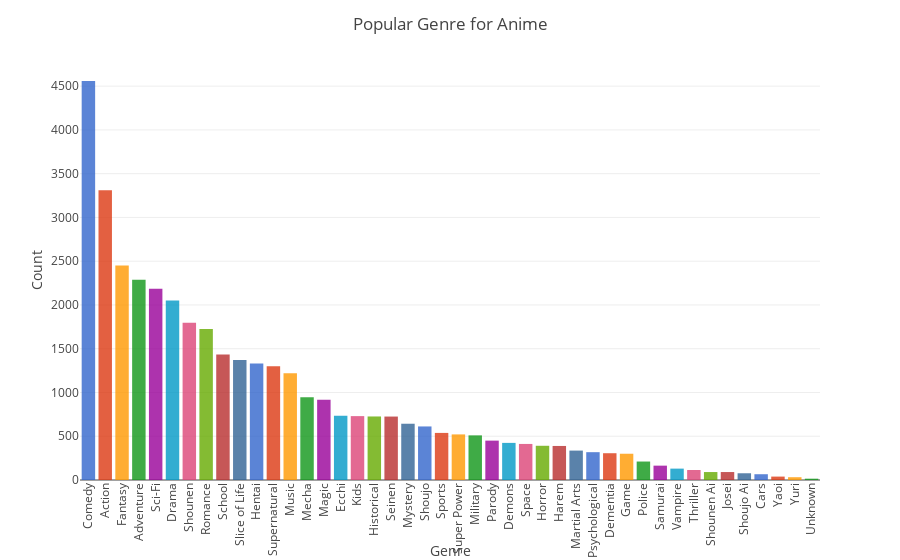

The cell this chart's notebook holds for it:
### Code cell
fig = px.bar(genre_counts, x="Genre", y="Count", color="Genre", color_discrete_sequence=px.colors.qualitative.G10, opacity=0.8, hover_data=['Percentage'])
fig.update_xaxes(tickangle=270)
fig.update_layout(showlegend=False, title_text='Popular Genre for Anime', xaxis_title_text='Genre', yaxis_title_text='Count')


fig.show()

### Figure 1 — Plotly figure (JSON) as saved in the notebook; plotly's stock layout.template omitted (floating-point values rounded to 4 significant figures)
{"data": [{"alignmentgroup": "True", "customdata": [[11.7]], "hovertemplate": "Genre=%{x}<br>Count=%{y}<br>Percentage=%{customdata[0]}<extra></extra>", "legendgroup": "Comedy", "marker": {"color": "#3366CC", "opacity": 0.8, "pattern": {"shape": ""}}, "name": "Comedy", "offsetgroup": "Comedy", "orientation": "v", "showlegend": true, "textposition": "auto", "type": "bar", "x": ["Comedy"], "xaxis": "x", "y": [4559], "yaxis": "y"}, {"alignmentgroup": "True", "customdata": [[8.5]], "hovertemplate": "Genre=%{x}<br>Count=%{y}<br>Percentage=%{customdata[0]}<extra></extra>", "legendgroup": "Action", "marker": {"color": "#DC3912", "opacity": 0.8, "pattern": {"shape": ""}}, "name": "Action", "offsetgroup": "Action", "orientation": "v", "showlegend": true, "textposition": "auto", "type": "bar", "x": ["Action"], "xaxis": "x", "y": [3312], "yaxis": "y"}, {"alignmentgroup": "True", "customdata": [[6.29]], "hovertemplate": "Genre=%{x}<br>Count=%{y}<br>Percentage=%{customdata[0]}<extra></extra>", "legendgroup": "Fantasy", "marker": {"color": "#FF9900", "opacity": 0.8, "pattern": {"shape": ""}}, "name": "Fantasy", "offsetgroup": "Fantasy", "orientation": "v", "showlegend": true, "textposition": "auto", "type": "bar", "x": ["Fantasy"], "xaxis": "x", "y": [2452], "yaxis": "y"}, {"alignmentgroup": "True", "customdata": [[5.87]], "hovertemplate": "Genre=%{x}<br>Count=%{y}<br>Percentage=%{customdata[0]}<extra></extra>", "legendgroup": "Adventure", "marker": {"color": "#109618", "opacity": 0.8, "pattern": {"shape": ""}}, "name": "Adventure", "offsetgroup": "Adventure", "orientation": "v", "showlegend": true, "textposition": "auto", "type": "bar", "x": ["Adventure"], "xaxis": "x", "y": [2288], "yaxis": "y"}, {"alignmentgroup": "True", "customdata": [[5.61]], "hovertemplate": "Genre=%{x}<br>Count=%{y}<br>Percentage=%{customdata[0]}<extra></extra>", "legendgroup": "Sci-Fi", "marker": {"color": "#990099", "opacity": 0.8, "pattern": {"shape": ""}}, "name": "Sci-Fi", "offsetgroup": "Sci-Fi", "orientation": "v", "showlegend": true, "textposition": "auto", "type": "bar", "x": ["Sci-Fi"], "xaxis": "x", "y": [2185], "yaxis": "y"}, {"alignmentgroup": "True", "customdata": [[5.26]], "hovertemplate": "Genre=%{x}<br>Count=%{y}<br>Percentage=%{customdata[0]}<extra></extra>", "legendgroup": "Drama", "marker": {"color": "#0099C6", "opacity": 0.8, "pattern": {"shape": ""}}, "name": "Drama", "offsetgroup": "Drama", "orientation": "v", "showlegend": true, "textposition": "auto", "type": "bar", "x": ["Drama"], "xaxis": "x", "y": [2051], "yaxis": "y"}, {"alignmentgroup": "True", "customdata": [[4.61]], "hovertemplate": "Genre=%{x}<br>Count=%{y}<br>Percentage=%{customdata[0]}<extra></extra>", "legendgroup": "Shounen", "marker": {"color": "#DD4477", "opacity": 0.8, "pattern": {"shape": ""}}, "name": "Shounen", "offsetgroup": "Shounen", "orientation": "v", "showlegend": true, "textposition": "auto", "type": "bar", "x": ["Shounen"], "xaxis": "x", "y": [1796], "yaxis": "y"}, {"alignmentgroup": "True", "customdata": [[4.42]], "hovertemplate": "Genre=%{x}<br>Count=%{y}<br>Percentage=%{customdata[0]}<extra></extra>", "legendgroup": "Romance", "marker": {"color": "#66AA00", "opacity": 0.8, "pattern": {"shape": ""}}, "name": "Romance", "offsetgroup": "Romance", "orientation": "v", "showlegend": true, "textposition": "auto", "type": "bar", "x": ["Romance"], "xaxis": "x", "y": [1724], "yaxis": "y"}, {"alignmentgroup": "True", "customdata": [[3.68]], "hovertemplate": "Genre=%{x}<br>Count=%{y}<br>Percentage=%{customdata[0]}<extra></extra>", "legendgroup": "School", "marker": {"color": "#B82E2E", "opacity": 0.8, "pattern": {"shape": ""}}, "name": "School", "offsetgroup": "School", "orientation": "v", "showlegend": true, "textposition": "auto", "type": "bar", "x": ["School"], "xaxis": "x", "y": [1433], "yaxis": "y"}, {"alignmentgroup": "True", "customdata": [[3.51]], "hovertemplate": "Genre=%{x}<br>Count=%{y}<br>Percentage=%{customdata[0]}<extra></extra>", "legendgroup": "Slice of Life", "marker": {"color": "#316395", "opacity": 0.8, "pattern": {"shape": ""}}, "name": "Slice of Life", "offsetgroup": "Slice of Life", "orientation": "v", "showlegend": true, "textposition": "auto", "type": "bar", "x": ["Slice of Life"], "xaxis": "x", "y": [1370], "yaxis": "y"}, {"alignmentgroup": "True", "customdata": [[3.41]], "hovertemplate": "Genre=%{x}<br>Count=%{y}<br>Percentage=%{customdata[0]}<extra></extra>", "legendgroup": "Hentai", "marker": {"color": "#3366CC", "opacity": 0.8, "pattern": {"shape": ""}}, "name": "Hentai", "offsetgroup": "Hentai", "orientation": "v", "showlegend": true, "textposition": "auto", "type": "bar", "x": ["Hentai"], "xaxis": "x", "y": [1330], "yaxis": "y"}, {"alignmentgroup": "True", "customdata": [[3.34]], "hovertemplate": "Genre=%{x}<br>Count=%{y}<br>Percentage=%{customdata[0]}<extra></extra>", "legendgroup": "Supernatural", "marker": {"color": "#DC3912", "opacity": 0.8, "pattern": {"shape": ""}}, "name": "Supernatural", "offsetgroup": "Supernatural", "orientation": "v", "showlegend": true, "textposition": "auto", "type": "bar", "x": ["Supernatural"], "xaxis": "x", "y": [1300], "yaxis": "y"}, {"alignmentgroup": "True", "customdata": [[3.13]], "hovertemplate": "Genre=%{x}<br>Count=%{y}<br>Percentage=%{customdata[0]}<extra></extra>", "legendgroup": "Music", "marker": {"color": "#FF9900", "opacity": 0.8, "pattern": {"shape": ""}}, "name": "Music", "offsetgroup": "Music", "orientation": "v", "showlegend": true, "textposition": "auto", "type": "bar", "x": ["Music"], "xaxis": "x", "y": [1220], "yaxis": "y"}, {"alignmentgroup": "True", "customdata": [[2.43]], "hovertemplate": "Genre=%{x}<br>Count=%{y}<br>Percentage=%{customdata[0]}<extra></extra>", "legendgroup": "Mecha", "marker": {"color": "#109618", "opacity": 0.8, "pattern": {"shape": ""}}, "name": "Mecha", "offsetgroup": "Mecha", "orientation": "v", "showlegend": true, "textposition": "auto", "type": "bar", "x": ["Mecha"], "xaxis": "x", "y": [946], "yaxis": "y"}, {"alignmentgroup": "True", "customdata": [[2.36]], "hovertemplate": "Genre=%{x}<br>Count=%{y}<br>Percentage=%{customdata[0]}<extra></extra>", "legendgroup": "Magic", "marker": {"color": "#990099", "opacity": 0.8, "pattern": {"shape": ""}}, "name": "Magic", "offsetgroup": "Magic", "orientation": "v", "showlegend": true, "textposition": "auto", "type": "bar", "x": ["Magic"], "xaxis": "x", "y": [918], "yaxis": "y"}, {"alignmentgroup": "True", "customdata": [[1.88]], "hovertemplate": "Genre=%{x}<br>Count=%{y}<br>Percentage=%{customdata[0]}<extra></extra>", "legendgroup": "Ecchi", "marker": {"color": "#0099C6", "opacity": 0.8, "pattern": {"shape": ""}}, "name": "Ecchi", "offsetgroup": "Ecchi", "orientation": "v", "showlegend": true, "textposition": "auto", "type": "bar", "x": ["Ecchi"], "xaxis": "x", "y": [733], "yaxis": "y"}, {"alignmentgroup": "True", "customdata": [[1.87]], "hovertemplate": "Genre=%{x}<br>Count=%{y}<br>Percentage=%{customdata[0]}<extra></extra>", "legendgroup": "Kids", "marker": {"color": "#DD4477", "opacity": 0.8, "pattern": {"shape": ""}}, "name": "Kids", "offsetgroup": "Kids", "orientation": "v", "showlegend": true, "textposition": "auto", "type": "bar", "x": ["Kids"], "xaxis": "x", "y": [730], "yaxis": "y"}, {"alignmentgroup": "True", "customdata": [[1.86]], "hovertemplate": "Genre=%{x}<br>Count=%{y}<br>Percentage=%{customdata[0]}<extra></extra>", "legendgroup": "Historical", "marker": {"color": "#66AA00", "opacity": 0.8, "pattern": {"shape": ""}}, "name": "Historical", "offsetgroup": "Historical", "orientation": "v", "showlegend": true, "textposition": "auto", "type": "bar", "x": ["Historical"], "xaxis": "x", "y": [726], "yaxis": "y"}, {"alignmentgroup": "True", "customdata": [[1.86]], "hovertemplate": "Genre=%{x}<br>Count=%{y}<br>Percentage=%{customdata[0]}<extra></extra>", "legendgroup": "Seinen", "marker": {"color": "#B82E2E", "opacity": 0.8, "pattern": {"shape": ""}}, "name": "Seinen", "offsetgroup": "Seinen", "orientation": "v", "showlegend": true, "textposition": "auto", "type": "bar", "x": ["Seinen"], "xaxis": "x", "y": [725], "yaxis": "y"}, {"alignmentgroup": "True", "customdata": [[1.65]], "hovertemplate": "Genre=%{x}<br>Count=%{y}<br>Percentage=%{customdata[0]}<extra></extra>", "legendgroup": "Mystery", "marker": {"color": "#316395", "opacity": 0.8, "pattern": {"shape": ""}}, "name": "Mystery", "offsetgroup": "Mystery", "orientation": "v", "showlegend": true, "textposition": "auto", "type": "bar", "x": ["Mystery"], "xaxis": "x", "y": [643], "yaxis": "y"}, {"alignmentgroup": "True", "customdata": [[1.57]], "hovertemplate": "Genre=%{x}<br>Count=%{y}<br>Percentage=%{customdata[0]}<extra></extra>", "legendgroup": "Shoujo", "marker": {"color": "#3366CC", "opacity": 0.8, "pattern": {"shape": ""}}, "name": "Shoujo", "offsetgroup": "Shoujo", "orientation": "v", "showlegend": true, "textposition": "auto", "type": "bar", "x": ["Shoujo"], "xaxis": "x", "y": [612], "yaxis": "y"}, {"alignmentgroup": "True", "customdata": [[1.38]], "hovertemplate": "Genre=%{x}<br>Count=%{y}<br>Percentage=%{customdata[0]}<extra></extra>", "legendgroup": "Sports", "marker": {"color": "#DC3912", "opacity": 0.8, "pattern": {"shape": ""}}, "name": "Sports", "offsetgroup": "Sports", "orientation": "v", "showlegend": true, "textposition": "auto", "type": "bar", "x": ["Sports"], "xaxis": "x", "y": [538], "yaxis": "y"}, {"alignmentgroup": "True", "customdata": [[1.34]], "hovertemplate": "Genre=%{x}<br>Count=%{y}<br>Percentage=%{customdata[0]}<extra></extra>", "legendgroup": "Super Power", "marker": {"color": "#FF9900", "opacity": 0.8, "pattern": {"shape": ""}}, "name": "Super Power", "offsetgroup": "Super Power", "orientation": "v", "showlegend": true, "textposition": "auto", "type": "bar", "x": ["Super Power"], "xaxis": "x", "y": [521], "yaxis": "y"}, {"alignmentgroup": "True", "customdata": [[1.31]], "hovertemplate": "Genre=%{x}<br>Count=%{y}<br>Percentage=%{customdata[0]}<extra></extra>", "legendgroup": "Military", "marker": {"color": "#109618", "opacity": 0.8, "pattern": {"shape": ""}}, "name": "Military", "offsetgroup": "Military", "orientation": "v", "showlegend": true, "textposition": "auto", "type": "bar", "x": ["Military"], "xaxis": "x", "y": [510], "yaxis": "y"}, {"alignmentgroup": "True", "customdata": [[1.15]], "hovertemplate": "Genre=%{x}<br>Count=%{y}<br>Percentage=%{customdata[0]}<extra></extra>", "legendgroup": "Parody", "marker": {"color": "#990099", "opacity": 0.8, "pattern": {"shape": ""}}, "name": "Parody", "offsetgroup": "Parody", "orientation": "v", "showlegend": true, "textposition": "auto", "type": "bar", "x": ["Parody"], "xaxis": "x", "y": [450], "yaxis": "y"}, {"alignmentgroup": "True", "customdata": [[1.09]], "hovertemplate": "Genre=%{x}<br>Count=%{y}<br>Percentage=%{customdata[0]}<extra></extra>", "legendgroup": "Demons", "marker": {"color": "#0099C6", "opacity": 0.8, "pattern": {"shape": ""}}, "name": "Demons", "offsetgroup": "Demons", "orientation": "v", "showlegend": true, "textposition": "auto", "type": "bar", "x": ["Demons"], "xaxis": "x", "y": [424], "yaxis": "y"}, {"alignmentgroup": "True", "customdata": [[1.06]], "hovertemplate": "Genre=%{x}<br>Count=%{y}<br>Percentage=%{customdata[0]}<extra></extra>", "legendgroup": "Space", "marker": {"color": "#DD4477", "opacity": 0.8, "pattern": {"shape": ""}}, "name": "Space", "offsetgroup": "Space", "orientation": "v", "showlegend": true, "textposition": "auto", "type": "bar", "x": ["Space"], "xaxis": "x", "y": [412], "yaxis": "y"}, {"alignmentgroup": "True", "customdata": [[1]], "hovertemplate": "Genre=%{x}<br>Count=%{y}<br>Percentage=%{customdata[0]}<extra></extra>", "legendgroup": "Horror", "marker": {"color": "#66AA00", "opacity": 0.8, "pattern": {"shape": ""}}, "name": "Horror", "offsetgroup": "Horror", "orientation": "v", "showlegend": true, "textposition": "auto", "type": "bar", "x": ["Horror"], "xaxis": "x", "y": [391], "yaxis": "y"}, {"alignmentgroup": "True", "customdata": [[1]], "hovertemplate": "Genre=%{x}<br>Count=%{y}<br>Percentage=%{customdata[0]}<extra></extra>", "legendgroup": "Harem", "marker": {"color": "#B82E2E", "opacity": 0.8, "pattern": {"shape": ""}}, "name": "Harem", "offsetgroup": "Harem", "orientation": "v", "showlegend": true, "textposition": "auto", "type": "bar", "x": ["Harem"], "xaxis": "x", "y": [389], "yaxis": "y"}, {"alignmentgroup": "True", "customdata": [[0.86]], "hovertemplate": "Genre=%{x}<br>Count=%{y}<br>Percentage=%{customdata[0]}<extra></extra>", "legendgroup": "Martial Arts", "marker": {"color": "#316395", "opacity": 0.8, "pattern": {"shape": ""}}, "name": "Martial Arts", "offsetgroup": "Martial Arts", "orientation": "v", "showlegend": true, "textposition": "auto", "type": "bar", "x": ["Martial Arts"], "xaxis": "x", "y": [336], "yaxis": "y"}, {"alignmentgroup": "True", "customdata": [[0.82]], "hovertemplate": "Genre=%{x}<br>Count=%{y}<br>Percentage=%{customdata[0]}<extra></extra>", "legendgroup": "Psychological", "marker": {"color": "#3366CC", "opacity": 0.8, "pattern": {"shape": ""}}, "name": "Psychological", "offsetgroup": "Psychological", "orientation": "v", "showlegend": true, "textposition": "auto", "type": "bar", "x": ["Psychological"], "xaxis": "x", "y": [318], "yaxis": "y"}, {"alignmentgroup": "True", "customdata": [[0.79]], "hovertemplate": "Genre=%{x}<br>Count=%{y}<br>Percentage=%{customdata[0]}<extra></extra>", "legendgroup": "Dementia", "marker": {"color": "#DC3912", "opacity": 0.8, "pattern": {"shape": ""}}, "name": "Dementia", "offsetgroup": "Dementia", "orientation": "v", "showlegend": true, "textposition": "auto", "type": "bar", "x": ["Dementia"], "xaxis": "x", "y": [306], "yaxis": "y"}, {"alignmentgroup": "True", "customdata": [[0.77]], "hovertemplate": "Genre=%{x}<br>Count=%{y}<br>Percentage=%{customdata[0]}<extra></extra>", "legendgroup": "Game", "marker": {"color": "#FF9900", "opacity": 0.8, "pattern": {"shape": ""}}, "name": "Game", "offsetgroup": "Game", "orientation": "v", "showlegend": true, "textposition": "auto", "type": "bar", "x": ["Game"], "xaxis": "x", "y": [300], "yaxis": "y"}, {"alignmentgroup": "True", "customdata": [[0.54]], "hovertemplate": "Genre=%{x}<br>Count=%{y}<br>Percentage=%{customdata[0]}<extra></extra>", "legendgroup": "Police", "marker": {"color": "#109618", "opacity": 0.8, "pattern": {"shape": ""}}, "name": "Police", "offsetgroup": "Police", "orientation": "v", "showlegend": true, "textposition": "auto", "type": "bar", "x": ["Police"], "xaxis": "x", "y": [211], "yaxis": "y"}, {"alignmentgroup": "True", "customdata": [[0.42]], "hovertemplate": "Genre=%{x}<br>Count=%{y}<br>Percentage=%{customdata[0]}<extra></extra>", "legendgroup": "Samurai", "marker": {"color": "#990099", "opacity": 0.8, "pattern": {"shape": ""}}, "name": "Samurai", "offsetgroup": "Samurai", "orientation": "v", "showlegend": true, "textposition": "auto", "type": "bar", "x": ["Samurai"], "xaxis": "x", "y": [164], "yaxis": "y"}, {"alignmentgroup": "True", "customdata": [[0.33]], "hovertemplate": "Genre=%{x}<br>Count=%{y}<br>Percentage=%{customdata[0]}<extra></extra>", "legendgroup": "Vampire", "marker": {"color": "#0099C6", "opacity": 0.8, "pattern": {"shape": ""}}, "name": "Vampire", "offsetgroup": "Vampire", "orientation": "v", "showlegend": true, "textposition": "auto", "type": "bar", "x": ["Vampire"], "xaxis": "x", "y": [130], "yaxis": "y"}, {"alignmentgroup": "True", "customdata": [[0.29]], "hovertemplate": "Genre=%{x}<br>Count=%{y}<br>Percentage=%{customdata[0]}<extra></extra>", "legendgroup": "Thriller", "marker": {"color": "#DD4477", "opacity": 0.8, "pattern": {"shape": ""}}, "name": "Thriller", "offsetgroup": "Thriller", "orientation": "v", "showlegend": true, "textposition": "auto", "type": "bar", "x": ["Thriller"], "xaxis": "x", "y": [114], "yaxis": "y"}, {"alignmentgroup": "True", "customdata": [[0.23]], "hovertemplate": "Genre=%{x}<br>Count=%{y}<br>Percentage=%{customdata[0]}<extra></extra>", "legendgroup": "Shounen Ai", "marker": {"color": "#66AA00", "opacity": 0.8, "pattern": {"shape": ""}}, "name": "Shounen Ai", "offsetgroup": "Shounen Ai", "orientation": "v", "showlegend": true, "textposition": "auto", "type": "bar", "x": ["Shounen Ai"], "xaxis": "x", "y": [91], "yaxis": "y"}, {"alignmentgroup": "True", "customdata": [[0.23]], "hovertemplate": "Genre=%{x}<br>Count=%{y}<br>Percentage=%{customdata[0]}<extra></extra>", "legendgroup": "Josei", "marker": {"color": "#B82E2E", "opacity": 0.8, "pattern": {"shape": ""}}, "name": "Josei", "offsetgroup": "Josei", "orientation": "v", "showlegend": true, "textposition": "auto", "type": "bar", "x": ["Josei"], "xaxis": "x", "y": [91], "yaxis": "y"}, {"alignmentgroup": "True", "customdata": [[0.2]], "hovertemplate": "Genre=%{x}<br>Count=%{y}<br>Percentage=%{customdata[0]}<extra></extra>", "legendgroup": "Shoujo Ai", "marker": {"color": "#316395", "opacity": 0.8, "pattern": {"shape": ""}}, "name": "Shoujo Ai", "offsetgroup": "Shoujo Ai", "orientation": "v", "showlegend": true, "textposition": "auto", "type": "bar", "x": ["Shoujo Ai"], "xaxis": "x", "y": [77], "yaxis": "y"}, {"alignmentgroup": "True", "customdata": [[0.17]], "hovertemplate": "Genre=%{x}<br>Count=%{y}<br>Percentage=%{customdata[0]}<extra></extra>", "legendgroup": "Cars", "marker": {"color": "#3366CC", "opacity": 0.8, "pattern": {"shape": ""}}, "name": "Cars", "offsetgroup": "Cars", "orientation": "v", "showlegend": true, "textposition": "auto", "type": "bar", "x": ["Cars"], "xaxis": "x", "y": [66], "yaxis": "y"}, {"alignmentgroup": "True", "customdata": [[0.1]], "hovertemplate": "Genre=%{x}<br>Count=%{y}<br>Percentage=%{customdata[0]}<extra></extra>", "legendgroup": "Yaoi", "marker": {"color": "#DC3912", "opacity": 0.8, "pattern": {"shape": ""}}, "name": "Yaoi", "offsetgroup": "Yaoi", "orientation": "v", "showlegend": true, "textposition": "auto", "type": "bar", "x": ["Yaoi"], "xaxis": "x", "y": [39], "yaxis": "y"}, {"alignmentgroup": "True", "customdata": [[0.08]], "hovertemplate": "Genre=%{x}<br>Count=%{y}<br>Percentage=%{customdata[0]}<extra></extra>", "legendgroup": "Yuri", "marker": {"color": "#FF9900", "opacity": 0.8, "pattern": {"shape": ""}}, "name": "Yuri", "offsetgroup": "Yuri", "orientation": "v", "showlegend": true, "textposition": "auto", "type": "bar", "x": ["Yuri"], "xaxis": "x", "y": [32], "yaxis": "y"}, {"alignmentgroup": "True", "customdata": [[0.04]], "hovertemplate": "Genre=%{x}<br>Count=%{y}<br>Percentage=%{customdata[0]}<extra></extra>", "legendgroup": "Unknown", "marker": {"color": "#109618", "opacity": 0.8, "pattern": {"shape": ""}}, "name": "Unknown", "offsetgroup": "Unknown", "orientation": "v", "showlegend": true, "textposition": "auto", "type": "bar", "x": ["Unknown"], "xaxis": "x", "y": [15], "yaxis": "y"}], "layout": {"barmode": "relative", "legend": {"title": {"text": "Genre"}, "tracegroupgap": 0}, "margin": {"t": 60}, "showlegend": false, "title": {"text": "Popular Genre for Anime"}, "xaxis": {"anchor": "y", "categoryarray": ["Comedy", "Action", "Fantasy", "Adventure", "Sci-Fi", "Drama", "Shounen", "Romance", "School", "Slice of Life", "Hentai", "Supernatural", "Music", "Mecha", "Magic", "Ecchi", "Kids", "Historical", "Seinen", "Mystery", "Shoujo", "Sports", "Super Power", "Military", "Parody", "Demons", "Space", "Horror", "Harem", "Martial Arts", "Psychological", "Dementia", "Game", "Police", "Samurai", "Vampire", "Thriller", "Shounen Ai", "Josei", "Shoujo Ai", "Cars", "Yaoi", "Yuri", "Unknown"], "categoryorder": "array", "domain": [0, 1], "tickangle": -90, "title": {"text": "Genre"}}, "yaxis": {"anchor": "x", "domain": [0, 1], "title": {"text": "Count"}}}}
